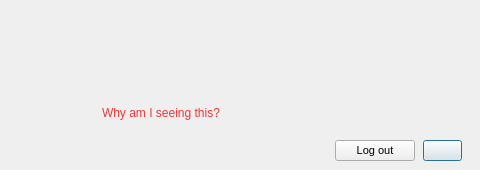
<?xml version="1.0" encoding="UTF-8"?>
<ui version="4.0">
 <class>VerifyLockMessage</class>
 <widget class="QDialog" name="VerifyLockMessage">
  <property name="geometry">
   <rect>
    <x>0</x>
    <y>0</y>
    <width>480</width>
    <height>170</height>
   </rect>
  </property>
  <property name="minimumSize">
   <size>
    <width>480</width>
    <height>170</height>
   </size>
  </property>
  <property name="maximumSize">
   <size>
    <width>480</width>
    <height>170</height>
   </size>
  </property>
  <property name="windowTitle">
   <string/>
  </property>
  <property name="styleSheet">
   <string notr="true">
QWidget
{
font-size: 11px;
}

#bWarning
{
border: none;
}

#lVerifyEmailTitle
{
color: rgba(0,0,0,0.85);
font-size: 13px;
font-weight: bold;
}

#lVerifyEmailDesc
{
color: rgba(0,0,0,0.85);
font-size: 12px;
line-height: 14px;
}

#lWhySeenThis
{
border: none;
color: #F0373A;
font-size: 12px;
line-height: 20px;
}

#lEmailSent
{
color: #666666;
font-size: 11px;
line-height: 13px;
}
</string>
  </property>
  <layout class="QVBoxLayout" name="verticalLayout_2">
   <property name="spacing">
    <number>0</number>
   </property>
   <property name="leftMargin">
    <number>0</number>
   </property>
   <property name="rightMargin">
    <number>0</number>
   </property>
   <property name="bottomMargin">
    <number>0</number>
   </property>
   <item>
    <layout class="QHBoxLayout" name="horizontalLayout_4">
     <property name="spacing">
      <number>22</number>
     </property>
     <property name="leftMargin">
      <number>20</number>
     </property>
     <property name="topMargin">
      <number>0</number>
     </property>
     <property name="rightMargin">
      <number>17</number>
     </property>
     <item>
      <widget class="QWidget" name="wWarning" native="true">
       <layout class="QVBoxLayout" name="verticalLayout_3">
        <property name="leftMargin">
         <number>0</number>
        </property>
        <property name="topMargin">
         <number>0</number>
        </property>
        <property name="rightMargin">
         <number>0</number>
        </property>
        <property name="bottomMargin">
         <number>0</number>
        </property>
        <item>
         <widget class="QToolButton" name="bWarning">
          <property name="minimumSize">
           <size>
            <width>60</width>
            <height>60</height>
           </size>
          </property>
          <property name="maximumSize">
           <size>
            <width>60</width>
            <height>60</height>
           </size>
          </property>
          <property name="text">
           <string/>
          </property>
          <property name="iconSize">
           <size>
            <width>60</width>
            <height>60</height>
           </size>
          </property>
         </widget>
        </item>
        <item>
         <spacer name="verticalSpacer">
          <property name="orientation">
           <enum>Qt::Vertical</enum>
          </property>
          <property name="sizeHint" stdset="0">
           <size>
            <width>20</width>
            <height>40</height>
           </size>
          </property>
         </spacer>
        </item>
       </layout>
      </widget>
     </item>
     <item>
      <widget class="QWidget" name="wContainer" native="true">
       <layout class="QVBoxLayout" name="verticalLayout">
        <property name="leftMargin">
         <number>0</number>
        </property>
        <property name="topMargin">
         <number>0</number>
        </property>
        <property name="rightMargin">
         <number>0</number>
        </property>
        <property name="bottomMargin">
         <number>0</number>
        </property>
        <item>
         <widget class="QLabel" name="lVerifyEmailTitle">
          <property name="text">
           <string/>
          </property>
          <property name="wordWrap">
           <bool>true</bool>
          </property>
         </widget>
        </item>
        <item>
         <widget class="QLabel" name="lVerifyEmailDesc">
          <property name="text">
           <string/>
          </property>
          <property name="wordWrap">
           <bool>true</bool>
          </property>
         </widget>
        </item>
        <item>
         <widget class="QWidget" name="wWhySeenThis" native="true">
          <layout class="QHBoxLayout" name="horizontalLayout">
           <property name="leftMargin">
            <number>0</number>
           </property>
           <property name="topMargin">
            <number>0</number>
           </property>
           <property name="rightMargin">
            <number>0</number>
           </property>
           <property name="bottomMargin">
            <number>0</number>
           </property>
           <item>
            <widget class="QLabel" name="lWhySeenThis">
             <property name="cursor">
              <cursorShape>PointingHandCursor</cursorShape>
             </property>
             <property name="text">
              <string>Why am I seeing this?</string>
             </property>
            </widget>
           </item>
           <item>
            <spacer name="horizontalSpacer">
             <property name="orientation">
              <enum>Qt::Horizontal</enum>
             </property>
             <property name="sizeHint" stdset="0">
              <size>
               <width>40</width>
               <height>20</height>
              </size>
             </property>
            </spacer>
           </item>
          </layout>
         </widget>
        </item>
       </layout>
      </widget>
     </item>
    </layout>
   </item>
   <item>
    <widget class="QWidget" name="wButtons" native="true">
     <layout class="QHBoxLayout" name="horizontalLayout_3">
      <property name="spacing">
       <number>8</number>
      </property>
      <property name="leftMargin">
       <number>18</number>
      </property>
      <property name="rightMargin">
       <number>18</number>
      </property>
      <item>
       <spacer name="horizontalSpacer_3">
        <property name="orientation">
         <enum>Qt::Horizontal</enum>
        </property>
        <property name="sizeHint" stdset="0">
         <size>
          <width>50</width>
          <height>20</height>
         </size>
        </property>
       </spacer>
      </item>
      <item>
       <widget class="QLabel" name="lEmailSent">
        <property name="text">
         <string/>
        </property>
       </widget>
      </item>
      <item>
       <spacer name="horizontalSpacer_2">
        <property name="orientation">
         <enum>Qt::Horizontal</enum>
        </property>
        <property name="sizeHint" stdset="0">
         <size>
          <width>1</width>
          <height>20</height>
         </size>
        </property>
       </spacer>
      </item>
      <item>
       <widget class="QPushButton" name="bLogout">
        <property name="text">
         <string>Log out</string>
        </property>
       </widget>
      </item>
      <item>
       <widget class="QPushButton" name="bResendEmail">
        <property name="text">
         <string/>
        </property>
        <property name="default">
         <bool>true</bool>
        </property>
       </widget>
      </item>
     </layout>
    </widget>
   </item>
  </layout>
 </widget>
 <resources/>
 <connections/>
</ui>
